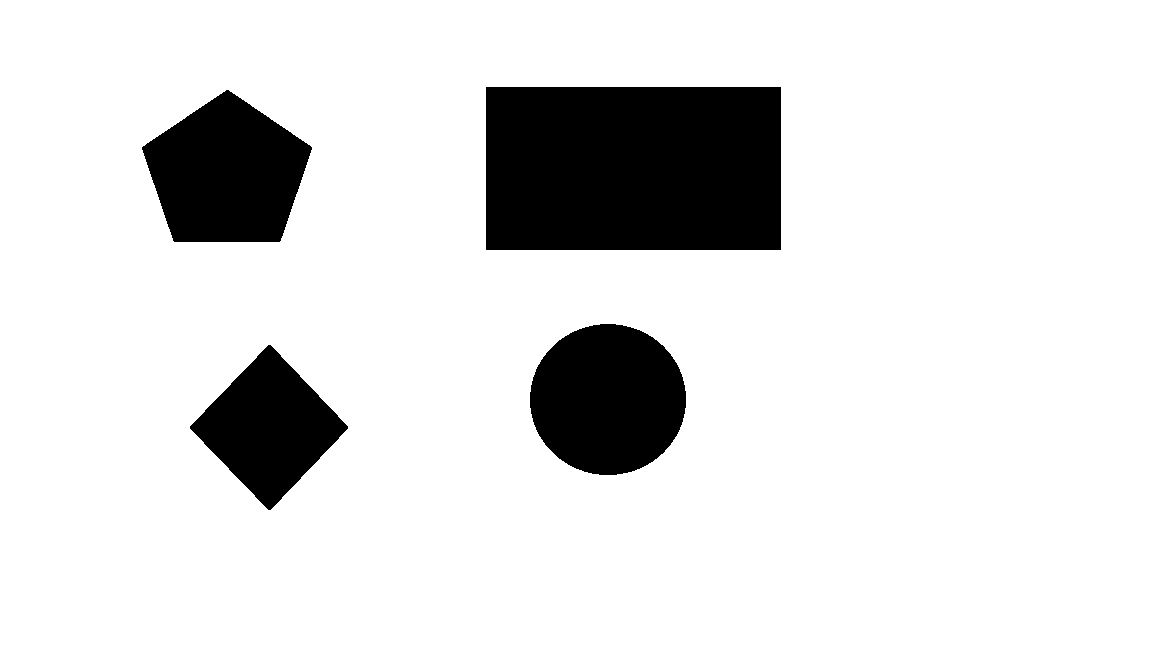
#> input picture Old_Version/Image/Detect_something_in_picture/shape_in_pic/Untitled.png, 1152 x 648 px, found by its file name
$ python shape_detect.py
#> lines starting #> are read from the running program, lines starting #| are printed output that depends on the picture; after the words box and inside, x2 and y2 are one past the last pixel; in counts of white or black regions, pixels touching at a corner belong together
import numpy as np
import cv2

img = cv2.imread(r"C:\Users\aminb\Desktop\FIBO\Image\Detect_something_in_picture\shape_in_pic\Untitled.png")
#> img is the input picture: shape (648, 1152, 3); 86.9% white; 4 black regions, box (x1, y1, x2, y2) and area: (486, 87, 781, 250) 48085, (530, 324, 686, 475) 18486, (142, 90, 312, 242) 18067, (190, 345, 348, 510) 13357

gray = cv2.cvtColor(img, cv2.COLOR_BGR2GRAY)

ret,thresh = cv2.threshold(gray,127,255,1)
#> thresh: shape (648, 1152); 13.1% white; 4 white regions

contours,h = cv2.findContours(thresh,1,2)
#> contours = 4 contours; box (x1, y1, x2, y2) and area: (486, 87, 781, 250) 47628, (530, 324, 686, 475) 18269, (142, 90, 312, 242) 17835, (190, 345, 348, 510) 13190; h = [[1, -1, -1, -1], [2, 0, -1, -1], [3, 1, -1, -1], [-1, 2, -1, -1]]
print(contours)
#> (printed output is left out)
for cnt in contours:
    print(cnt)
    approx = cv2.approxPolyDP(cnt,0.01*cv2.arcLength(cnt,True),True)
    # print( len(approx))
    if len(approx)==5:
        print ("pentagon")
        cv2.drawContours(img,[cnt],0,255,-1)
    elif len(approx)==3:
        print ("triangle")
        cv2.drawContours(img,[cnt],0,(0,255,0),-1)
    elif len(approx)==4:
        print ("square")
        cv2.drawContours(img,[cnt],0,(0,0,255),-1)
    elif len(approx) == 9:
        print ("half-circle")
        cv2.drawContours(img,[cnt],0,(255,255,0),-1)
    elif len(approx) > 15:
        print ("circle")
        cv2.drawContours(img,[cnt],0,(0,255,255),-1)
#> this loop made 4 passes
#> approx on passes 1, 4: [[268, 345], [190, 428], [270, 509], [347, 426]], [[486, 87], [486, 249], [780, 249], [780, 87]]
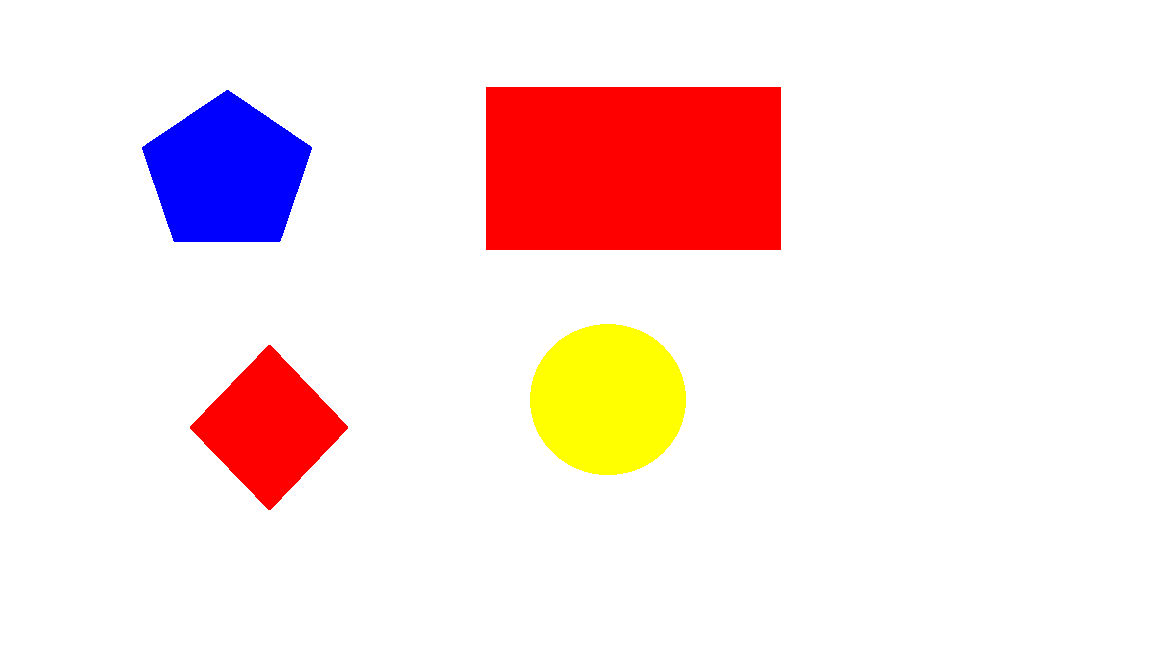
#> img: shape (648, 1152, 3); 13.13% of pixels changed, all inside (x1, y1, x2, y2) = (142, 87, 781, 510)

cv2.imshow('img',img)
cv2.waitKey(0)
cv2.destroyAllWindows()
